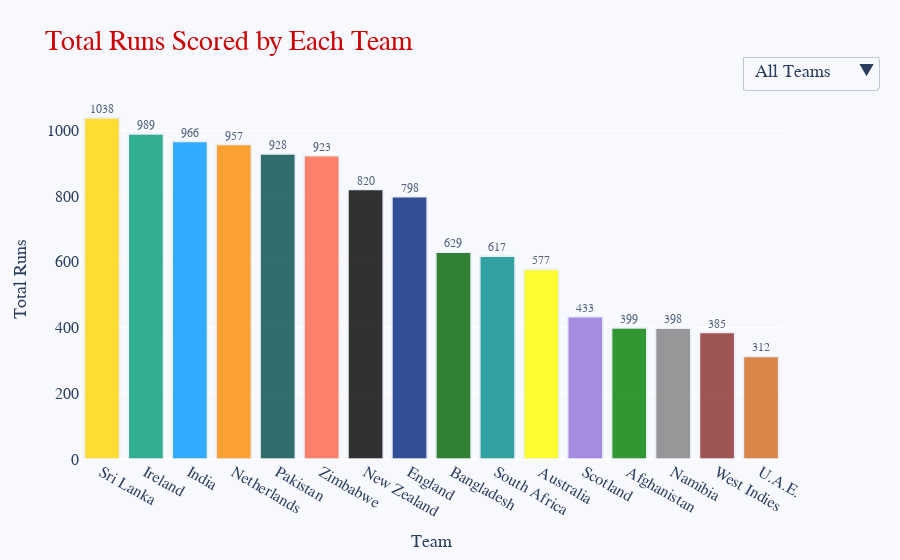

This figure's notebook cell:
### Code cell
q="""SELECT teamInnings as Team, SUM(runs) AS total_runs
FROM battingdf
GROUP BY Team
ORDER BY total_runs DESC;
"""
q6=mysql(q)
bar_plot(q6, 'Team', 'total_runs', 'Total Runs Scored by Each Team', 'Team', 'Total Runs')

### Figure 1 — Plotly figure (JSON) as saved in the notebook; plotly's stock layout.template omitted (floating-point values rounded to 4 significant figures)
{"data": [{"alignmentgroup": "True", "hovertemplate": "Team=%{x}<br>Total Runs=%{text}<extra></extra>", "legendgroup": "Sri Lanka", "marker": {"color": "#FFD700", "line": {"width": 1.5}, "pattern": {"shape": ""}}, "name": "Sri Lanka", "offsetgroup": "Sri Lanka", "opacity": 0.8, "orientation": "v", "showlegend": true, "text": [1038], "textposition": "outside", "type": "bar", "x": ["Sri Lanka"], "xaxis": "x", "y": [1038], "yaxis": "y"}, {"alignmentgroup": "True", "hovertemplate": "Team=%{x}<br>Total Runs=%{text}<extra></extra>", "legendgroup": "Ireland", "marker": {"color": "#009B77", "line": {"width": 1.5}, "pattern": {"shape": ""}}, "name": "Ireland", "offsetgroup": "Ireland", "opacity": 0.8, "orientation": "v", "showlegend": true, "text": [989], "textposition": "outside", "type": "bar", "x": ["Ireland"], "xaxis": "x", "y": [989], "yaxis": "y"}, {"alignmentgroup": "True", "hovertemplate": "Team=%{x}<br>Total Runs=%{text}<extra></extra>", "legendgroup": "India", "marker": {"color": "#0099FF", "line": {"width": 1.5}, "pattern": {"shape": ""}}, "name": "India", "offsetgroup": "India", "opacity": 0.8, "orientation": "v", "showlegend": true, "text": [966], "textposition": "outside", "type": "bar", "x": ["India"], "xaxis": "x", "y": [966], "yaxis": "y"}, {"alignmentgroup": "True", "hovertemplate": "Team=%{x}<br>Total Runs=%{text}<extra></extra>", "legendgroup": "Netherlands", "marker": {"color": "darkOrange", "line": {"width": 1.5}, "pattern": {"shape": ""}}, "name": "Netherlands", "offsetgroup": "Netherlands", "opacity": 0.8, "orientation": "v", "showlegend": true, "text": [957], "textposition": "outside", "type": "bar", "x": ["Netherlands"], "xaxis": "x", "y": [957], "yaxis": "y"}, {"alignmentgroup": "True", "hovertemplate": "Team=%{x}<br>Total Runs=%{text}<extra></extra>", "legendgroup": "Pakistan", "marker": {"color": "#004B49", "line": {"width": 1.5}, "pattern": {"shape": ""}}, "name": "Pakistan", "offsetgroup": "Pakistan", "opacity": 0.8, "orientation": "v", "showlegend": true, "text": [928], "textposition": "outside", "type": "bar", "x": ["Pakistan"], "xaxis": "x", "y": [928], "yaxis": "y"}, {"alignmentgroup": "True", "hovertemplate": "Team=%{x}<br>Total Runs=%{text}<extra></extra>", "legendgroup": "Zimbabwe", "marker": {"color": "tomato", "line": {"width": 1.5}, "pattern": {"shape": ""}}, "name": "Zimbabwe", "offsetgroup": "Zimbabwe", "opacity": 0.8, "orientation": "v", "showlegend": true, "text": [923], "textposition": "outside", "type": "bar", "x": ["Zimbabwe"], "xaxis": "x", "y": [923], "yaxis": "y"}, {"alignmentgroup": "True", "hovertemplate": "Team=%{x}<br>Total Runs=%{text}<extra></extra>", "legendgroup": "New Zealand", "marker": {"color": "#000000", "line": {"width": 1.5}, "pattern": {"shape": ""}}, "name": "New Zealand", "offsetgroup": "New Zealand", "opacity": 0.8, "orientation": "v", "showlegend": true, "text": [820], "textposition": "outside", "type": "bar", "x": ["New Zealand"], "xaxis": "x", "y": [820], "yaxis": "y"}, {"alignmentgroup": "True", "hovertemplate": "Team=%{x}<br>Total Runs=%{text}<extra></extra>", "legendgroup": "England", "marker": {"color": "#00247D", "line": {"width": 1.5}, "pattern": {"shape": ""}}, "name": "England", "offsetgroup": "England", "opacity": 0.8, "orientation": "v", "showlegend": true, "text": [798], "textposition": "outside", "type": "bar", "x": ["England"], "xaxis": "x", "y": [798], "yaxis": "y"}, {"alignmentgroup": "True", "hovertemplate": "Team=%{x}<br>Total Runs=%{text}<extra></extra>", "legendgroup": "Bangladesh", "marker": {"color": "#006400", "line": {"width": 1.5}, "pattern": {"shape": ""}}, "name": "Bangladesh", "offsetgroup": "Bangladesh", "opacity": 0.8, "orientation": "v", "showlegend": true, "text": [629], "textposition": "outside", "type": "bar", "x": ["Bangladesh"], "xaxis": "x", "y": [629], "yaxis": "y"}, {"alignmentgroup": "True", "hovertemplate": "Team=%{x}<br>Total Runs=%{text}<extra></extra>", "legendgroup": "South Africa", "marker": {"color": "#008C8C", "line": {"width": 1.5}, "pattern": {"shape": ""}}, "name": "South Africa", "offsetgroup": "South Africa", "opacity": 0.8, "orientation": "v", "showlegend": true, "text": [617], "textposition": "outside", "type": "bar", "x": ["South Africa"], "xaxis": "x", "y": [617], "yaxis": "y"}, {"alignmentgroup": "True", "hovertemplate": "Team=%{x}<br>Total Runs=%{text}<extra></extra>", "legendgroup": "Australia", "marker": {"color": "yellow", "line": {"width": 1.5}, "pattern": {"shape": ""}}, "name": "Australia", "offsetgroup": "Australia", "opacity": 0.8, "orientation": "v", "showlegend": true, "text": [577], "textposition": "outside", "type": "bar", "x": ["Australia"], "xaxis": "x", "y": [577], "yaxis": "y"}, {"alignmentgroup": "True", "hovertemplate": "Team=%{x}<br>Total Runs=%{text}<extra></extra>", "legendgroup": "Scotland", "marker": {"color": "mediumpurple", "line": {"width": 1.5}, "pattern": {"shape": ""}}, "name": "Scotland", "offsetgroup": "Scotland", "opacity": 0.8, "orientation": "v", "showlegend": true, "text": [433], "textposition": "outside", "type": "bar", "x": ["Scotland"], "xaxis": "x", "y": [433], "yaxis": "y"}, {"alignmentgroup": "True", "hovertemplate": "Team=%{x}<br>Total Runs=%{text}<extra></extra>", "legendgroup": "Afghanistan", "marker": {"color": "green", "line": {"width": 1.5}, "pattern": {"shape": ""}}, "name": "Afghanistan", "offsetgroup": "Afghanistan", "opacity": 0.8, "orientation": "v", "showlegend": true, "text": [399], "textposition": "outside", "type": "bar", "x": ["Afghanistan"], "xaxis": "x", "y": [399], "yaxis": "y"}, {"alignmentgroup": "True", "hovertemplate": "Team=%{x}<br>Total Runs=%{text}<extra></extra>", "legendgroup": "Namibia", "marker": {"color": "gray", "line": {"width": 1.5}, "pattern": {"shape": ""}}, "name": "Namibia", "offsetgroup": "Namibia", "opacity": 0.8, "orientation": "v", "showlegend": true, "text": [398], "textposition": "outside", "type": "bar", "x": ["Namibia"], "xaxis": "x", "y": [398], "yaxis": "y"}, {"alignmentgroup": "True", "hovertemplate": "Team=%{x}<br>Total Runs=%{text}<extra></extra>", "legendgroup": "West Indies", "marker": {"color": "#8A2C2D", "line": {"width": 1.5}, "pattern": {"shape": ""}}, "name": "West Indies", "offsetgroup": "West Indies", "opacity": 0.8, "orientation": "v", "showlegend": true, "text": [385], "textposition": "outside", "type": "bar", "x": ["West Indies"], "xaxis": "x", "y": [385], "yaxis": "y"}, {"alignmentgroup": "True", "hovertemplate": "Team=%{x}<br>Total Runs=%{text}<extra></extra>", "legendgroup": "U.A.E.", "marker": {"color": "chocolate", "line": {"width": 1.5}, "pattern": {"shape": ""}}, "name": "U.A.E.", "offsetgroup": "U.A.E.", "opacity": 0.8, "orientation": "v", "showlegend": true, "text": [312], "textposition": "outside", "type": "bar", "x": ["U.A.E."], "xaxis": "x", "y": [312], "yaxis": "y"}], "layout": {"barmode": "relative", "font": {"family": "Calibri"}, "legend": {"title": {"text": "Team"}, "tracegroupgap": 0}, "paper_bgcolor": "ghostwhite", "plot_bgcolor": "ghostwhite", "showlegend": false, "title": {"font": {"color": "#CC0000", "family": "Calibri Black", "size": 28}, "text": "Total Runs Scored by Each Team"}, "updatemenus": [{"buttons": [{"args": [{"visible": [true, true, true, true, true, true, true, true, true, true, true, true, true, true, true, true]}], "label": "All Teams", "method": "update"}, {"args": [{"visible": [true, false, false, false, false, false, false, false, false, false, false, false, false, false, false, false]}], "label": "Sri Lanka", "method": "update"}, {"args": [{"visible": [false, true, false, false, false, false, false, false, false, false, false, false, false, false, false, false]}], "label": "Ireland", "method": "update"}, {"args": [{"visible": [false, false, true, false, false, false, false, false, false, false, false, false, false, false, false, false]}], "label": "India", "method": "update"}, {"args": [{"visible": [false, false, false, true, false, false, false, false, false, false, false, false, false, false, false, false]}], "label": "Netherlands", "method": "update"}, {"args": [{"visible": [false, false, false, false, true, false, false, false, false, false, false, false, false, false, false, false]}], "label": "Pakistan", "method": "update"}, {"args": [{"visible": [false, false, false, false, false, true, false, false, false, false, false, false, false, false, false, false]}], "label": "Zimbabwe", "method": "update"}, {"args": [{"visible": [false, false, false, false, false, false, true, false, false, false, false, false, false, false, false, false]}], "label": "New Zealand", "method": "update"}, {"args": [{"visible": [false, false, false, false, false, false, false, true, false, false, false, false, false, false, false, false]}], "label": "England", "method": "update"}, {"args": [{"visible": [false, false, false, false, false, false, false, false, true, false, false, false, false, false, false, false]}], "label": "Bangladesh", "method": "update"}, {"args": [{"visible": [false, false, false, false, false, false, false, false, false, true, false, false, false, false, false, false]}], "label": "South Africa", "method": "update"}, {"args": [{"visible": [false, false, false, false, false, false, false, false, false, false, true, false, false, false, false, false]}], "label": "Australia", "method": "update"}, {"args": [{"visible": [false, false, false, false, false, false, false, false, false, false, false, true, false, false, false, false]}], "label": "Scotland", "method": "update"}, {"args": [{"visible": [false, false, false, false, false, false, false, false, false, false, false, false, true, false, false, false]}], "label": "Afghanistan", "method": "update"}, {"args": [{"visible": [false, false, false, false, false, false, false, false, false, false, false, false, false, true, false, false]}], "label": "Namibia", "method": "update"}, {"args": [{"visible": [false, false, false, false, false, false, false, false, false, false, false, false, false, false, true, false]}], "label": "West Indies", "method": "update"}, {"args": [{"visible": [false, false, false, false, false, false, false, false, false, false, false, false, false, false, false, true]}], "label": "U.A.E.", "method": "update"}], "direction": "down", "font": {"size": 18}, "pad": {"r": 10, "t": 10}, "showactive": true, "x": 1.15, "xanchor": "right", "y": 1.15, "yanchor": "top"}], "xaxis": {"anchor": "y", "categoryarray": ["Sri Lanka", "Ireland", "India", "Netherlands", "Pakistan", "Zimbabwe", "New Zealand", "England", "Bangladesh", "South Africa", "Australia", "Scotland", "Afghanistan", "Namibia", "West Indies", "U.A.E."], "categoryorder": "array", "domain": [0, 1], "tickfont": {"size": 16}, "title": {"font": {"size": 18}, "text": "Team"}}, "yaxis": {"anchor": "x", "domain": [0, 1], "tickfont": {"size": 16}, "title": {"font": {"size": 18}, "text": "Total Runs"}}}}
